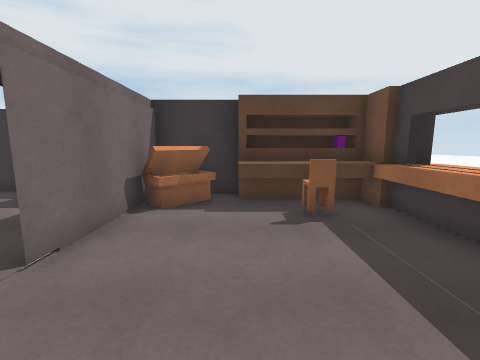
view 1 (above)

12 first-person views from a walk through a Unity game level. The camera is 1.4 m above the floor, tilts 8° down and sees 90° across. The floor is counted in squares, 1 m on a side. Each view is taken from the middle of a square. On the plan, view 1 faces up. The plan holds only what a view shows up to about 13 squares ahead; the rest is blank. The place goes on beyond the plan. The player character is not drawn. Door leaves are left out, so doorways stand open. Surface patterns are stand-ins for the level's own textures.

view 2
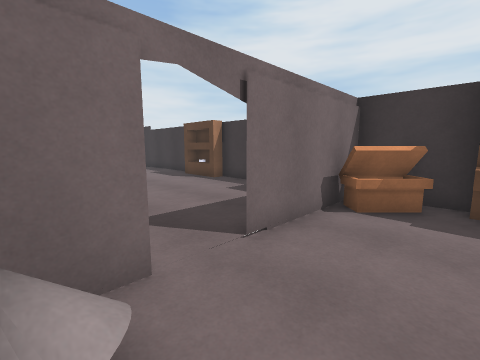

view 3
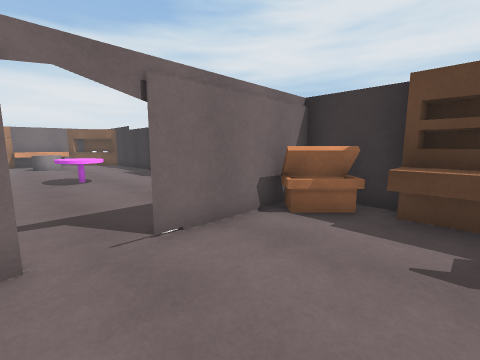

view 4
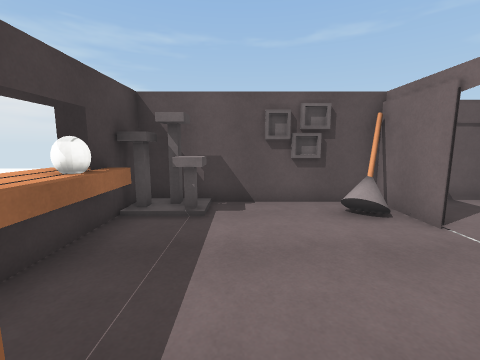

view 5
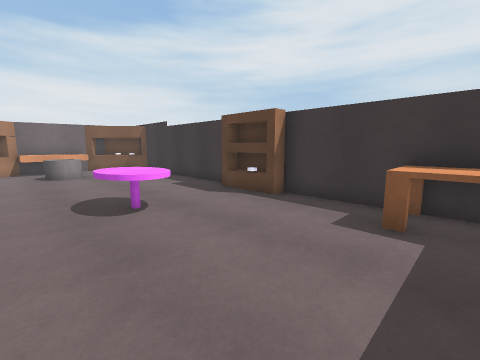

view 6
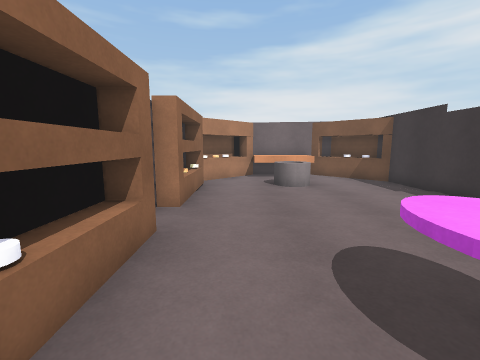

view 7
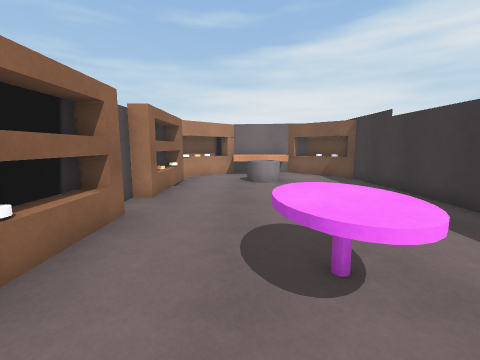

view 8
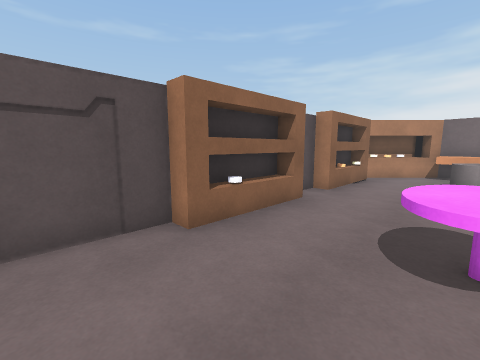

view 9
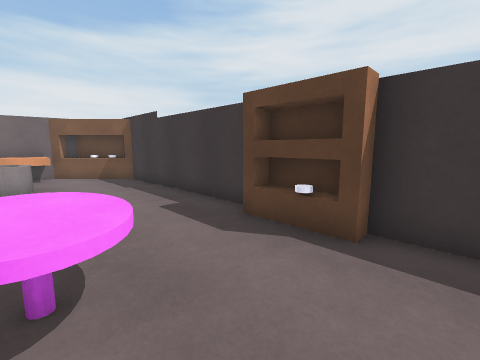

view 10
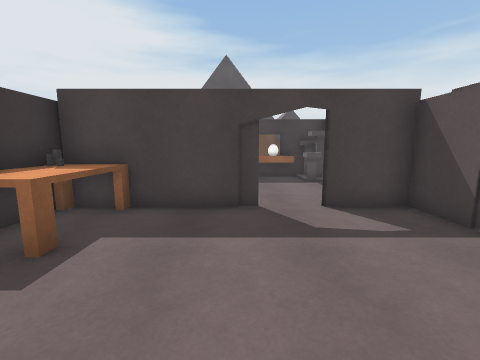

view 11
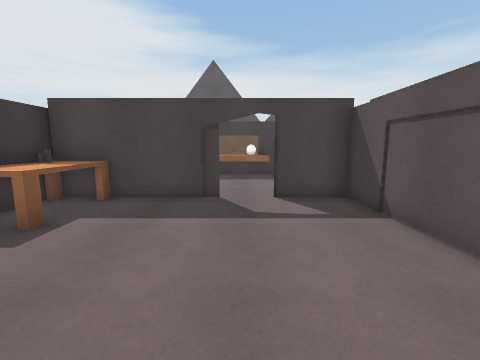

view 12
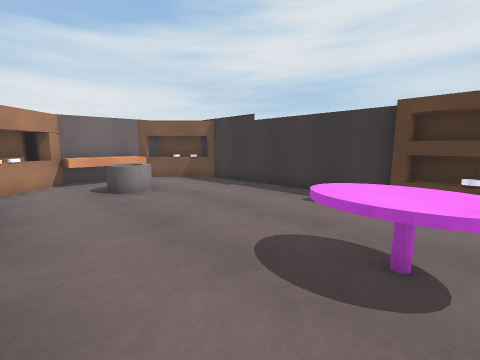

### Floor plan
Ten units are one square. View 1 is at (0, 0); x grows to the right and y downward. Boxes are objects, and circles mark ways between rooms. Rooms are numbered by the first view taken in them; rooms with no view inside come last. Other rooms are left out.
<svg viewBox="-210 -80 250 95">
<path fill="none" stroke="#000" d="M-24 -11 -24 5M-24 -52 -24 -25M35 -34 35 -55M17 4 17 -2 24 -2M-5 10 15 10M0 -71 -15 -71M28 4 28 -2M33 -64 -1 -64M35 5 35 -30M16 -55 -1 -55M19 2 19 -2M30 -4 30 -55 21 -55M-119 4 -82 4M-114 10 -90 10M-105 -71 -179 -71 -203 -47 -203 -35M-94 -71 -102 -71 -102 -65M-82 -66 -105 -66M-135 10 -128 10M-82 10 -34 10M-167 10 -151 10M-172 4 -135 4M-44 -71 -82 -71M-25 -25 -25 -42M-193 -67 -203 -57 -203 -51M-25 5 -25 -11M-164 -32 -166 -25M-169 -36 -166 -34 -164 -28 -168 -24M-191 -45 -191 -36M-192 4 -187 9M-200 -13 -205 -8 -193 3M-203 -35 -203 -17 -194 -7M-168 -24 -172 -23M-191 -36 -191 -17 -203 -17"/>
<rect x="-25" y="-65" width="20" height="20" fill="#bbb"><title>other object</title></rect>
<rect x="15" y="-55" width="10" height="10" fill="#bbb"><title>other object</title></rect>
<rect x="-195" y="-65" width="10" height="10" fill="#bbb"><title>other object</title></rect>
<rect x="-105" y="-45" width="20" height="30" fill="#bbb"><title>other object</title></rect>
<rect x="-55" y="-75" width="30" height="20" fill="#bbb"><title>other object</title></rect>
<rect x="-195" y="-5" width="10" height="10" fill="#bbb"><title>other object</title></rect>
<rect x="-195" y="-15" width="10" height="10" fill="#bbb"><title>other object</title></rect>
<circle cx="-24" cy="-17" r="3" fill="#2a7"/>
<circle cx="-170" cy="-5" r="3" fill="#2a7"/>
<circle cx="-190" cy="-30" r="3" fill="#2a7"/>
<text x="0" y="-30">1</text>
<text x="-110" y="-30">2</text>
<text x="-180" y="-10">3</text>
</svg>
Room 1 opens to room 2. Room 2 opens to room 3.

Where each view was taken, in squares from view 1:
view 1: 0 up, 0 right, facing up
view 2: 0 up, 0 right, facing up-left
view 3: 1 up, 1 right, facing up-left
view 4: 5 up, 1 right, facing down
view 5: 1 up, 4 left, facing up-left
view 6: 1 up, 8 left, facing left
view 7: 2 up, 7 left, facing left
view 8: 3 up, 6 left, facing down-left
view 9: 3 up, 7 left, facing up-left
view 10: 3 up, 8 left, facing right
view 11: 2 up, 9 left, facing right
view 12: 0 up, 9 left, facing up-left
